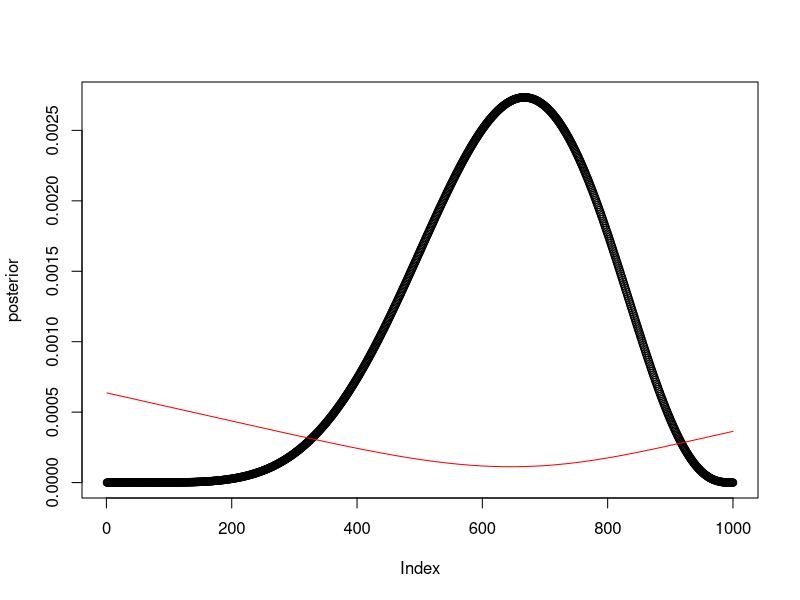
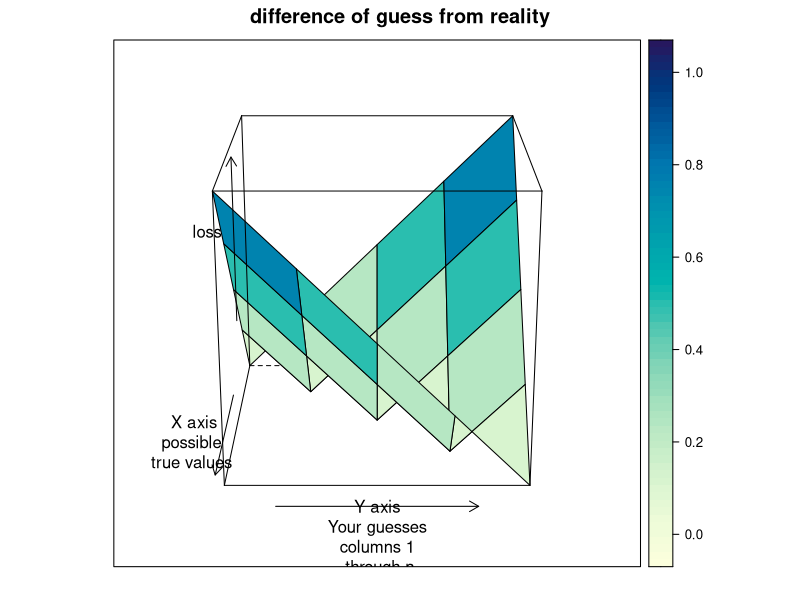
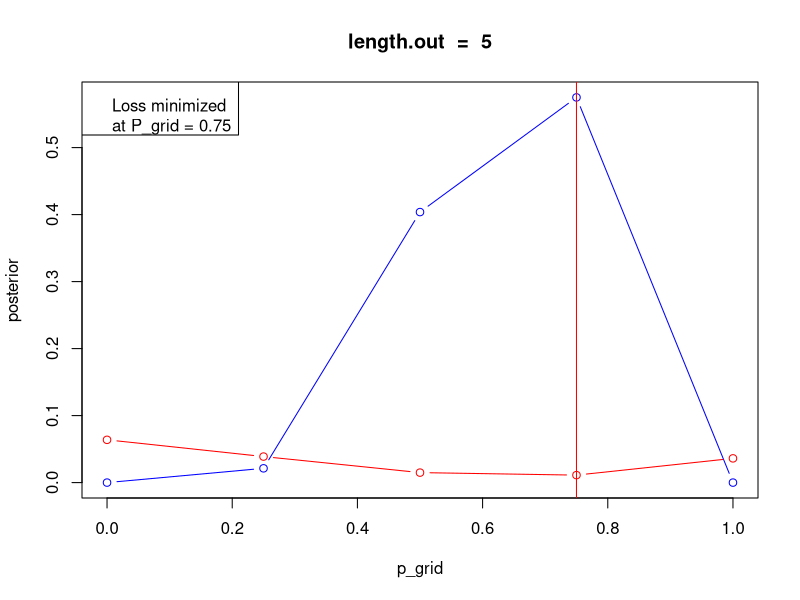
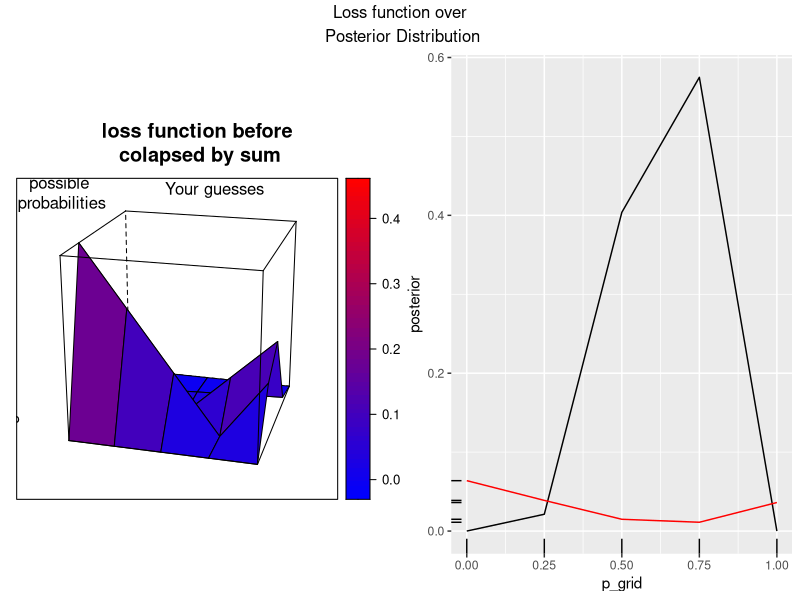
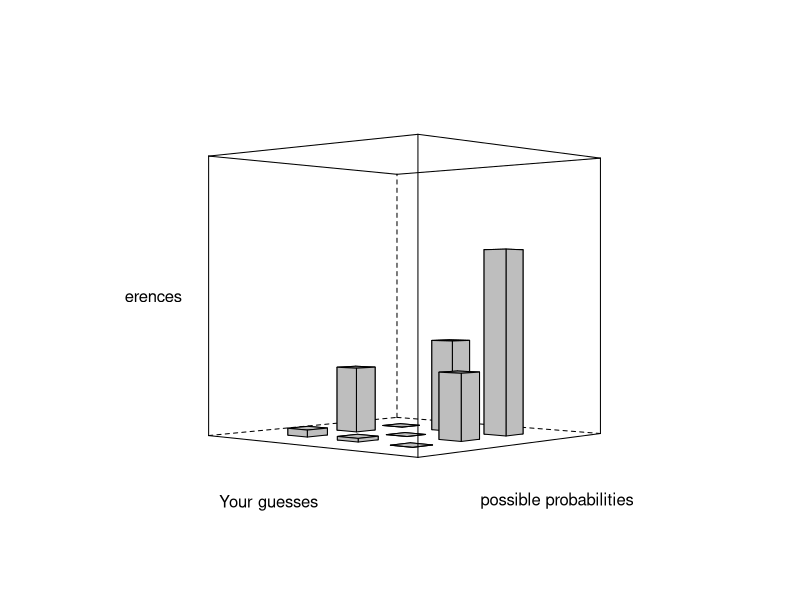
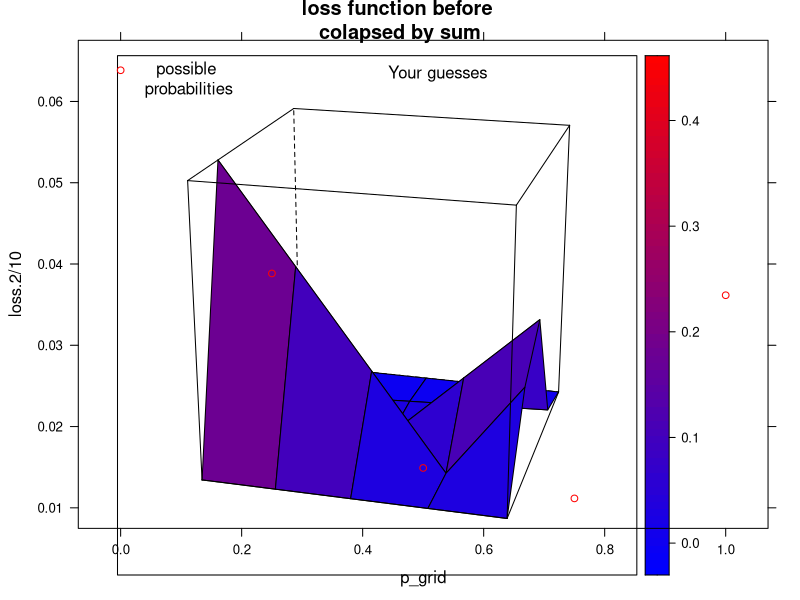

Reproduce these figures in R, in order.
#the moral of this work below is that this code

#loss<-sapply(p_grid,function(d) sum(posterior*abs(d-p_grid)))

##creates a matrix of differences of p_grid, multiplies each element in this matrix by corresponding posterior to weight each of those items, then sums them by coloum to create a vector of loss estimates for each value of p_grid.

library(tidyr)
library(dplyr)
library(ggplot2)
library(latticeExtra)
library(gridExtra)

p_grid <-seq(0,1,length.out=1000)
prior<- rep(1,1000)
likelihood<-dbinom(6,9,prob=p_grid)
posterior<-likelihood*prior
posterior<-posterior/sum(posterior)

samples<-sample(p_grid,1e4,prob=posterior,replace=T)
plot(posterior)

loss<-sapply(p_grid,function(d) sum(posterior*abs(d-p_grid)))
lines(loss/1000,col='red')
p_grid[which.min(loss)]
median(samples)
mean(samples)

length(samples)


############
n=5
p_grid <-seq(0,1,length.out=n)
prior<- rep(1,n)
likelihood<-dbinom(6,9,prob=p_grid)
posterior<-likelihood*prior
posterior<-posterior/sum(posterior)
unst.posterior<-likelihood*prior

Calculate_loss<-function(d) {
  for (i in 1:length(d)) {
    return((abs(d[i]-p_grid)))   #this creates a matrix of p_grid differences; diagnol == zero
  }
  }

loss<-sapply(p_grid,Calculate_loss) #this creates The matrix
unst.posterior   #for output comp
loss  #for output comp
posterior*loss  #notice that the vector posterior multiplies column by col, not by row, so transpose in head,

#the following code basically plots the absolute deviation of guesses from possible outcomes
wireframe(loss,drape=T,ylab = list('Y axis\nYour guesses\ncolumns 1\n through n\n\n',rot=0),xlab = list('X axis\npossible \ntrue values \n\n',rot=0),main="difference of guess from reality",screen = list(z =-90 , x = -70, y=0))
#but we need to start adding back the components of the function, starting with finding the absolute differences because we are really only interested in magnitude of loss, not the direction (how do you have negative loss?)
loss.1<-apply(loss,2,sum) # collapses grid into vector, the final desired output
#note the above if you change from 2 to 1 (col to row) eval, you flip the loss curve

loss.2<-sapply(p_grid,function(d) sum(posterior*abs(d-p_grid))) #original formula from book

plot(posterior,x=p_grid,type='b',col='blue',main = paste("length.out  = ",length(p_grid)))
lines(loss.2/10,x=p_grid,type='b',col='red')
abline(v=p_grid[which.min(loss.2)],col='red')
graph_text<-paste("low P_grid",round(p_grid[which.min(loss.2)],3),"----->")
#text(y=.0005,x=.75,labels=graph_text)
legend ("topleft",paste("Loss minimized\nat P_grid =",round(p_grid[which.min(loss.2)],3)))




#the moral of the story.  The posterior curve is mirror/flipped, transposed so that each posterior score is fed through the columsn of the P_grid difference matrix.  This amplifies the deviation of guess to correct when big, but if the deviation of guess from correctis small, or zero, the posterior score will have very little, if any effect on the loss.

#using ggplot and original data of n=100

df<-data_frame(p_grid,posterior)
p<-ggplot(df, aes(p_grid,posterior))
P<-p+geom_line()+geom_line(aes(y=loss.2/10),color='red')+geom_rug(aes(x=p_grid,y=loss.2/10))


par(mfrow=c(1,2))
loss.df<-as_data_frame(loss)
colnames(loss.df)<-paste0("diff",seq(1,n))
tidy.loss.df<-loss.df %>% gather(difference,value)
tidy.loss.df<-cbind(p_grid,tidy.loss.df)
#loss.p<-ggplot(tidy.loss.df,aes(x=value))
#loss.p+geom_bar()+facet_wrap(~difference)



#the following wireframe shows a diagonal splitting
#the posterior curve on the right side with
#the loss function on the left side, the highpoint of which is the min

 wf<-wireframe(posterior*loss,
           drape=T,
           main="loss function before \ncolapsed by sum",
           #light.source = c(0,10,10),
           screen = list(z =-105 , x = -70, y=0),
           xlab = list("possible\n probabilities",rot=0),
           ylab = list('Your guesses',rot=0),
           zlab = list("differences between\n guess and actual",rot=90),
           zoom=.9,
           scales = list(arrows = FALSE,
                         x=list(draw=F),
                         y=list(draw=F),
                         z=list(draw=F),
                         #col = "black",
                        # font = 1,
                         #tck = c(0.8, 0.6, 0.4),
                         distance =c(1.2,.8, 1.45)),
           col.regions = colorRampPalette(c("blue", "red"))(100)
           )

 loss.p<-xyplot(loss.2/10~p_grid,col='red')

 lattice.options(
   layout.heights=list(bottom.padding=list(x=0), top.padding=list(x=0)),
   layout.widths=list(left.padding=list(x=0), right.padding=list(x=0))
 )
 grid.arrange(wf, P, ncol=2, top = "Loss function over\n Posterior Distribution")

 #see countourplot for density
 cloud(posterior*loss,
       panel.3d.cloud=panel.3dbars,
       col.facet='grey',
       xbase=0.4,
       ybase=0.4,
       #      scales=list(arrows=FALSE, col=1),
       screen = list(z = 48, x = -90, y=0),
       xlab = "possible probabilities",
       ylab = 'Your guesses',
       zlab = "differences",
       par.settings = list(axis.line = list(col = "transparent"))
 )




 print(wf,split=c(1,1,1,1),more=T)
 print(loss.p,split=c(1,1,1,1),more=T)
